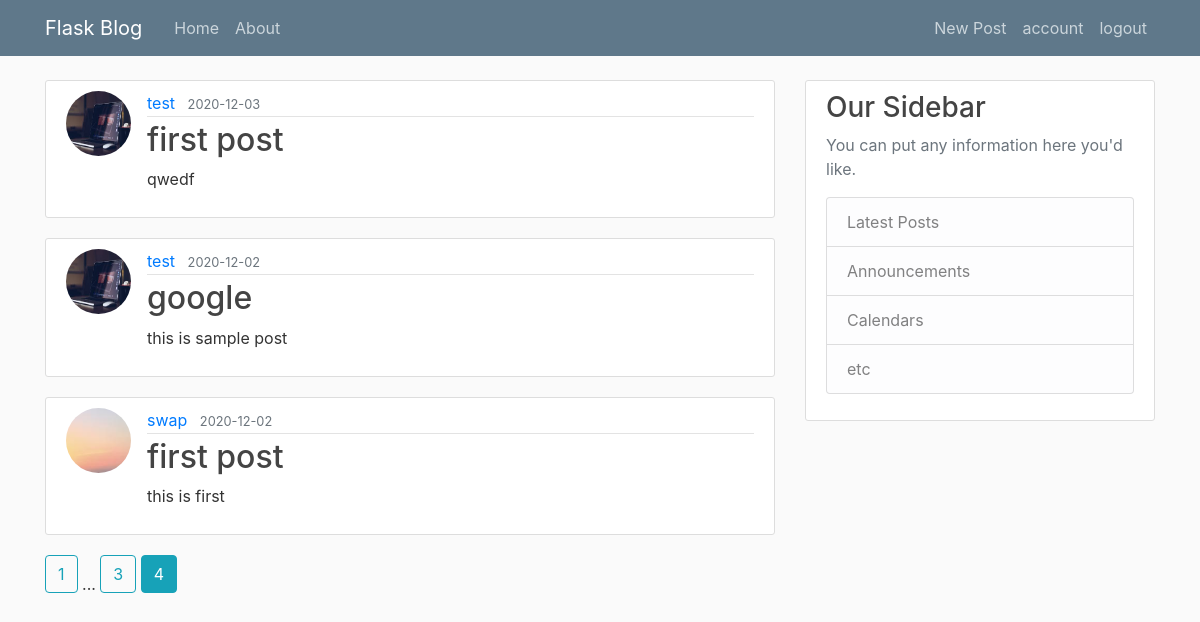
Page /home?page=4 (signed in) on the committed database.
### flaskblog/models.py (models this page shows, shortened)
class Post(db.Model):
    id = db.Column(db.Integer, primary_key=True)
    title = db.Column(db.String(100), nullable=False)
    date_posted = db.Column(db.DateTime, nullable=False,
                            default=datetime.utcnow)
    content = db.Column(db.Text, nullable=False)
    user_id = db.Column(db.Integer, db.ForeignKey('user.id'), nullable=False)

class User(db.Model, UserMixin):
    id = db.Column(db.Integer, primary_key=True)
    username = db.Column(db.String(20), unique=True, nullable=False)
    email = db.Column(db.String(120), unique=True, nullable=False)
    image_file = db.Column(db.String(20), nullable=False,
                           default='default.jpg')
    password = db.Column(db.String(60), nullable=False)
    posts = db.relationship('Post', backref='author', lazy=True)

### flaskblog/routes.py (the view)
@app.route("/")
@app.route("/home")
@login_required
def home():
    page = request.args.get("page", 1, type=int)  # default page is 1  /?page=2
    posts = Post.query.order_by(
        Post.date_posted.desc()).paginate(page=page, per_page=3)
    return render_template('home.html', posts=posts)

### flaskblog/models.py (called while the page is built)
@login_manager.user_loader
def load_user(user_id):
    return User.query.get(int(user_id))

### flaskblog/templates/home.html
{% extends "layout.html" %}
{% block content %}
{% for post in posts.items %}
<article class="media content-section">
  <img class="rounded-circle article-img"
    src="{{ url_for('static', filename='profile_pics/' + post.author.image_file) }}">
  <div class="media-body">
    <div class="article-metadata">
      <a class="mr-2" href="{{ url_for('user_post',username=post.author.username) }}">{{ post.author.username }}</a>
      <small class="text-muted">{{ post.date_posted.strftime('%Y-%m-%d') }}</small>
    </div>
    <h2><a class="article-title" href="{{ url_for('post', post_id=post.id) }}">{{ post.title }}</a></h2>
    <p class="article-content">{{ post.content }}</p>
  </div>
</article>
{% endfor %}
{% for page_num in posts.iter_pages(left_edge=1, right_edge=1, left_current=1, right_current=2) %}
{% if page_num %}
{% if posts.page == page_num %}
<a class="btn btn-info mb-4" href="{{ url_for('home', page=page_num) }}">{{ page_num }}</a>
{% else %}
<a class="btn btn-outline-info mb-4" href="{{ url_for('home', page=page_num) }}">{{ page_num }}</a>
{% endif %}
{% else %}
...
{% endif %}
{% endfor %}
{% endblock content %}

### flaskblog/static/main.css (style rules this page uses)
body { background: #fafafa; color: #333333; margin-top: 5rem; }
h1, h2, h3, h4, h5, h6 { color: #444444; }
.content-section { background: #ffffff; padding: 10px 20px; border: 1px solid #dddddd; border-radius: 3px; margin-bottom: 20px; }
.article-title { color: #444444; }
.article-content { white-space: pre-line; }
.article-img { height: 65px; width: 65px; margin-right: 16px; }
.article-metadata { padding-bottom: 1px; margin-bottom: 4px; border-bottom: 1px solid #e3e3e3 }

### rows in the picture
Post: image_file (placeholder picture), author.username "test", date_posted "2020-12-03", title "first post", content "qwedf"
Post: image_file (placeholder picture), author.username "test", date_posted "2020-12-02", title "google", content "this is sample post"
Post: image_file (picture), author.username "swap", date_posted "2020-12-02", title "first post", content "this is first"

### other values in the picture
{{ page_num }} "1" "3"
{{ page_num }} "4"
